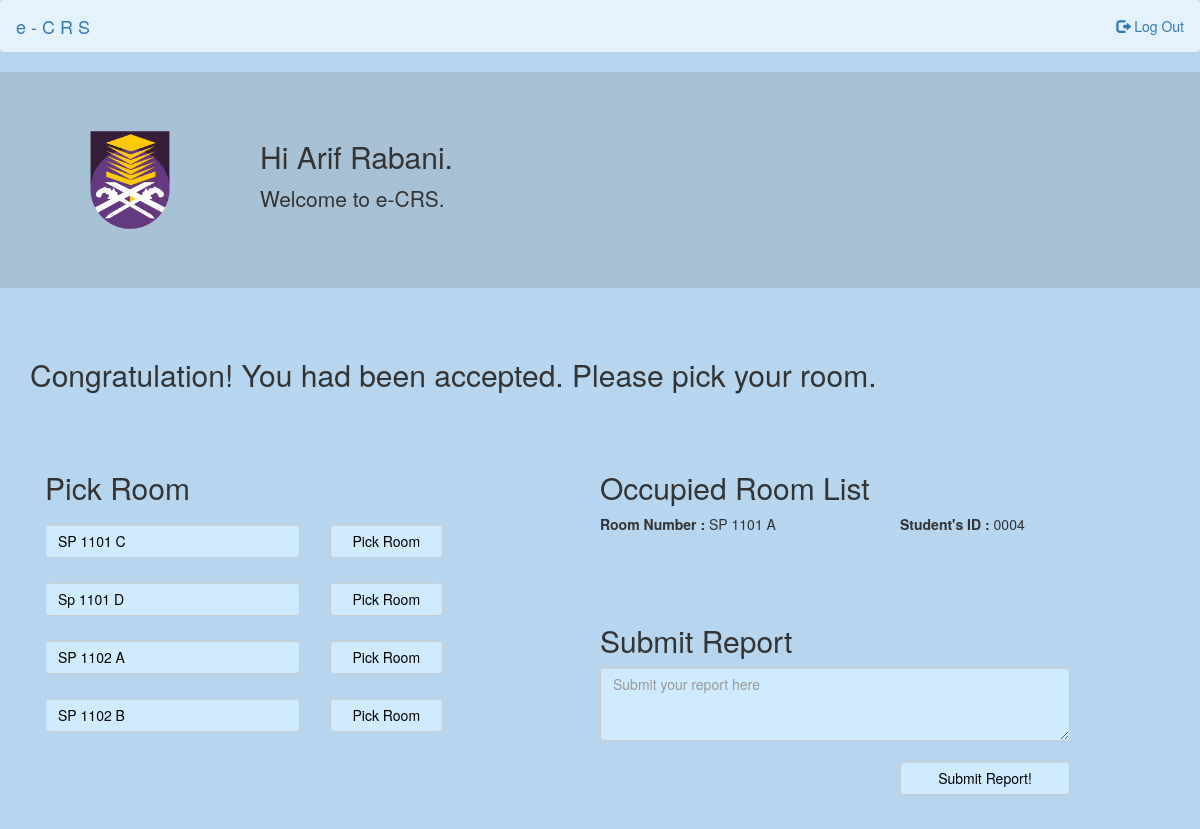
Screenshot of /mainstudent.php (signed in) with the database file from the repository.
### tables this page shows
CREATE TABLE `student` (
  `stu_id` varchar(10) NOT NULL,
  `stu_ic` varchar(12) NOT NULL,
  `stu_name` text NOT NULL,
  `stu_gender` text NOT NULL,
  `program` text NOT NULL,
  `detail` text NOT NULL,
  `stu_report` text NOT NULL,
  `room_num` varchar(12) DEFAULT NULL
);

CREATE TABLE `college` (
  `room_num` varchar(12) NOT NULL,
  `stu_id` varchar(6) DEFAULT NULL,
  `status` text NOT NULL
);

### mainstudent.php (the view, shortened to what this page needs)
<?php include('startup.php') ?>
<?php
	$stu_id = $_SESSION['stu_id'];
	$sql = "SELECT * FROM student WHERE stu_id = '$stu_id'";
	$res = $conn -> query($sql);
	$row = $res -> fetch_assoc();
	$sql2 = "SELECT * FROM college";
	$res2 = $conn -> query($sql2);
	$row2 = $res2 -> fetch_assoc();
?>
<html>
	<head>
		<link rel="stylesheet" href="https://maxcdn.bootstrapcdn.com/bootstrap/3.3.7/css/bootstrap.min.css">
	</head>
	<body>
		<nav id="nav" class="navbar navbar-light">
			<div class="container-fluid">
				<div class="navbar-header">
					<a class="navbar-brand" href="index.php"> e - C R S</a>
				</div>
				<div>
					<ul class="nav navbar-nav navbar-right">
						<li><a href="logout.php"><span class="glyphicon glyphicon-log-out"></span> Log Out</a></li>
					</ul>
				</div>
			</div>
		</nav>
		<div id="jumbotron" class="jumbotron">
			<div class="container" id="jumbotronContainer">
				<div class="col-sm-2">
					<a href="#"><img id ="logo" src="UiTM logo.png"></a>
				</div>
				<div class="col-sm-10">
					<h2>Hi <?php echo $row['stu_name']; ?>.</h2>
					<p>Welcome to e-CRS.</p>
				</div>
			</div>
		</div>
		<div id="status" class="container">
			<h2> Congratulation! You had been accepted. Please pick your room. </h2>
		</div>
		<div class="container">
			<div class="col-sm-6">
				<h2>Pick Room</h2>
				<?php if(!empty($row['room_num'])){ ?>
					<p id="registered">  You have already registered. Submit a report to admin for any change. </p>
					<p id="registered"> Your Room Number is :
						<?php echo $row['room_num'] ?> </p>
				<?php } else { ?>
					<?php do { ?>
						<?php if(is_null($row2['stu_id']) && strcmp($row2['status'],'Available')==0 && is_null($row['room_num'])) { ?>
							<form action="pickRoom.php" method="post">
								<div class="row">
									<h4>
										<div class="col-sm-6">
											<input id="input" class="form-control" type="text" name="room_num"
											value="<?php echo $row2['room_num']; ?>" readonly>
										</div>
										<div class="col-sm-3">
											<input id="input" class="form-control" type="submit" value="Pick Room">
										</div>
									</h4>
								</div>
							</form>
						<?php } ?>
					<?php } while ($row2 = $res2 -> fetch_assoc()) ?>
				<?php } ?>
			</div>
			<?php mysqli_data_seek($res2,0); ?>
			<div class="col-sm-6">
				<div class="row">
				<h2>Occupied Room List </h2>
				<?php while ($row2 = $res2 -> fetch_assoc()) { ?>
					<?php if(!is_null($row2['stu_id']) && strcmp($row2['status'],"Occupied")==0) { ?>
						<div class="row">
							<div class="col-sm-6">
								<p><b>Room Number :  </b><?php echo $row2['room_num'] ?> </p>
							</div>
							<div class="col-sm-6">
								<?php
								$row4 = $res -> fetch_assoc();
								?>
								<p><b>Student's ID :  </b><?php echo $row4['stu_name']; echo $row2['stu_id']; ?> </p>
							</div>
						</div>
					<?php } ?>
				<?php } ?>
				</div>
				<br><br><br>
				<div class="row">
					<form method="post" action="report.php">
					<h2>Submit Report</h2>
					<div class="row">
						<div class="col-sm-10">
							<textarea id="input" class="form-control" name="report" rows="3" placeholder="Submit your report here"></textarea><br>
						</div>
					</div>
					<div class="row">
						<div class="col-sm-6"></div>
						<div class="col-sm-4">
							<input id="input" type="submit" class="form-control" value="Submit Report!">
						</div>
					</div>
					</form>
				</div>
			</div>
		</div>
			<br>
	</body>
</html>

### mainstudent.php (style rules this page uses)
#jumbotronContainer { margin-left: 40px; background-color: #a7c2d6; }
#jumbotron { background-color: #a7c2d6; }
#status { margin-top: 50px; margin-bottom: 50px; }
body { background-color: #b5d6ee; }
#nav { background-color: #e3f2fd; }
#input { background-color: #cfebff; color: black; }
#logo { height: 120px; width: 120px; }

### rows the page displays
student: stu_name "Arif Rabani"
college: room_num "SP 1101 C"
college: room_num "Sp 1101 D"
college: room_num "SP 1102 A"
college: room_num "SP 1102 B"
college: room_num "SP 1101 A", stu "0004"
